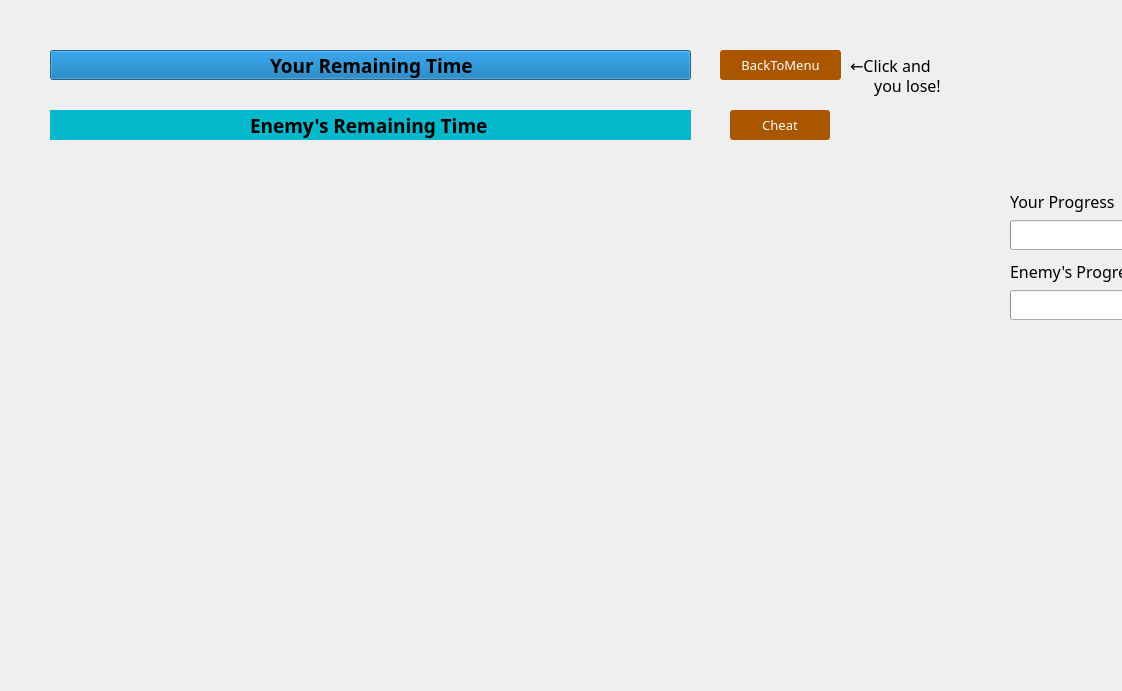
<?xml version="1.0" encoding="UTF-8"?>
<ui version="4.0">
 <class>Multiplayer</class>
 <widget class="QWidget" name="Multiplayer">
  <property name="geometry">
   <rect>
    <x>0</x>
    <y>0</y>
    <width>1122</width>
    <height>691</height>
   </rect>
  </property>
  <property name="windowTitle">
   <string>Form</string>
  </property>
  <widget class="QPushButton" name="pushButtonBackToMenu">
   <property name="geometry">
    <rect>
     <x>720</x>
     <y>50</y>
     <width>121</width>
     <height>30</height>
    </rect>
   </property>
   <property name="font">
    <font>
     <family>微软雅黑</family>
     <pointsize>10</pointsize>
    </font>
   </property>
   <property name="styleSheet">
    <string notr="true">QPushButton { background-color: rgb(170, 85, 0); border-radius: 3px; color: rgb(255, 255, 255); } QPushButton:hover { background-color: rgb(0, 170, 255); }</string>
   </property>
   <property name="text">
    <string>BackToMenu</string>
   </property>
  </widget>
  <widget class="QProgressBar" name="progressBarTimer">
   <property name="geometry">
    <rect>
     <x>50</x>
     <y>50</y>
     <width>641</width>
     <height>30</height>
    </rect>
   </property>
   <property name="styleSheet">
    <string notr="true"/>
   </property>
   <property name="maximum">
    <number>60</number>
   </property>
   <property name="value">
    <number>60</number>
   </property>
   <property name="textVisible">
    <bool>false</bool>
   </property>
   <property name="format">
    <string>%p sec</string>
   </property>
  </widget>
  <widget class="QProgressBar" name="progressBarTimer_Opp">
   <property name="geometry">
    <rect>
     <x>50</x>
     <y>110</y>
     <width>641</width>
     <height>30</height>
    </rect>
   </property>
   <property name="styleSheet">
    <string notr="true">QProgressBar::chunk {   background-color: #05B8CC; }</string>
   </property>
   <property name="maximum">
    <number>60</number>
   </property>
   <property name="value">
    <number>60</number>
   </property>
   <property name="textVisible">
    <bool>false</bool>
   </property>
   <property name="format">
    <string>%p sec</string>
   </property>
  </widget>
  <widget class="QLabel" name="labeltime">
   <property name="geometry">
    <rect>
     <x>270</x>
     <y>50</y>
     <width>261</width>
     <height>31</height>
    </rect>
   </property>
   <property name="font">
    <font>
     <family>Rockwell</family>
     <pointsize>14</pointsize>
     <weight>75</weight>
     <bold>true</bold>
    </font>
   </property>
   <property name="styleSheet">
    <string notr="true"/>
   </property>
   <property name="text">
    <string>Your Remaining Time</string>
   </property>
  </widget>
  <widget class="QLabel" name="labeltime_Opp">
   <property name="geometry">
    <rect>
     <x>250</x>
     <y>110</y>
     <width>301</width>
     <height>31</height>
    </rect>
   </property>
   <property name="font">
    <font>
     <family>Rockwell</family>
     <pointsize>14</pointsize>
     <weight>75</weight>
     <bold>true</bold>
    </font>
   </property>
   <property name="styleSheet">
    <string notr="true"/>
   </property>
   <property name="text">
    <string>Enemy's Remaining Time</string>
   </property>
  </widget>
  <widget class="QProgressBar" name="progressBarProgess">
   <property name="geometry">
    <rect>
     <x>1010</x>
     <y>220</y>
     <width>131</width>
     <height>30</height>
    </rect>
   </property>
   <property name="toolTip">
    <string>&lt;html&gt;&lt;head/&gt;&lt;body&gt;&lt;p&gt;&lt;br/&gt;&lt;/p&gt;&lt;/body&gt;&lt;/html&gt;</string>
   </property>
   <property name="styleSheet">
    <string notr="true"/>
   </property>
   <property name="maximum">
    <number>1</number>
   </property>
   <property name="value">
    <number>0</number>
   </property>
   <property name="textVisible">
    <bool>false</bool>
   </property>
   <property name="format">
    <string>%p sec</string>
   </property>
  </widget>
  <widget class="QProgressBar" name="progressBarProgess_Opp">
   <property name="geometry">
    <rect>
     <x>1010</x>
     <y>290</y>
     <width>131</width>
     <height>30</height>
    </rect>
   </property>
   <property name="styleSheet">
    <string notr="true"/>
   </property>
   <property name="maximum">
    <number>1</number>
   </property>
   <property name="value">
    <number>0</number>
   </property>
   <property name="textVisible">
    <bool>false</bool>
   </property>
   <property name="format">
    <string>%p sec</string>
   </property>
  </widget>
  <widget class="QPushButton" name="pushButtonCheat">
   <property name="geometry">
    <rect>
     <x>730</x>
     <y>110</y>
     <width>100</width>
     <height>30</height>
    </rect>
   </property>
   <property name="font">
    <font>
     <family>微软雅黑</family>
     <pointsize>10</pointsize>
    </font>
   </property>
   <property name="styleSheet">
    <string notr="true">QPushButton { background-color: rgb(170, 85, 0); border-radius: 3px; color: rgb(255, 255, 255); } QPushButton:hover { background-color: rgb(0, 170, 255); }</string>
   </property>
   <property name="text">
    <string>Cheat</string>
   </property>
  </widget>
  <widget class="QLabel" name="labelprog">
   <property name="geometry">
    <rect>
     <x>1010</x>
     <y>190</y>
     <width>161</width>
     <height>23</height>
    </rect>
   </property>
   <property name="font">
    <font>
     <family>Rockwell</family>
     <pointsize>12</pointsize>
     <weight>50</weight>
     <bold>false</bold>
    </font>
   </property>
   <property name="styleSheet">
    <string notr="true"/>
   </property>
   <property name="text">
    <string>Your Progress</string>
   </property>
  </widget>
  <widget class="QLabel" name="labelprog_Opp">
   <property name="geometry">
    <rect>
     <x>1010</x>
     <y>260</y>
     <width>161</width>
     <height>23</height>
    </rect>
   </property>
   <property name="font">
    <font>
     <family>Rockwell</family>
     <pointsize>12</pointsize>
     <weight>50</weight>
     <bold>false</bold>
    </font>
   </property>
   <property name="styleSheet">
    <string notr="true"/>
   </property>
   <property name="text">
    <string>Enemy's Progress</string>
   </property>
  </widget>
  <widget class="QLabel" name="labellose">
   <property name="geometry">
    <rect>
     <x>850</x>
     <y>50</y>
     <width>161</width>
     <height>31</height>
    </rect>
   </property>
   <property name="font">
    <font>
     <family>Rockwell</family>
     <pointsize>12</pointsize>
     <weight>50</weight>
     <bold>false</bold>
    </font>
   </property>
   <property name="styleSheet">
    <string notr="true"/>
   </property>
   <property name="text">
    <string>←Click and</string>
   </property>
  </widget>
  <widget class="QLabel" name="labellose2">
   <property name="geometry">
    <rect>
     <x>870</x>
     <y>70</y>
     <width>161</width>
     <height>31</height>
    </rect>
   </property>
   <property name="font">
    <font>
     <family>Rockwell</family>
     <pointsize>12</pointsize>
     <weight>50</weight>
     <bold>false</bold>
    </font>
   </property>
   <property name="styleSheet">
    <string notr="true"/>
   </property>
   <property name="text">
    <string> you lose!</string>
   </property>
  </widget>
 </widget>
 <resources/>
 <connections/>
</ui>
